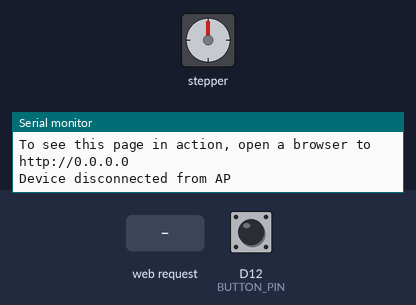
The sketch below on a simulated Arduino MKR. Shown: stepper motor, the last lines printed to the serial monitor. Inputs (shaded band) come from the test bench; at power-on: D12 (BUTTON_PIN) LOW. Stepper angles assume 1000 steps per turn.

Above: at 11.2 s.
11.3 s: HTTP request GET /start received
At 14.2 s:
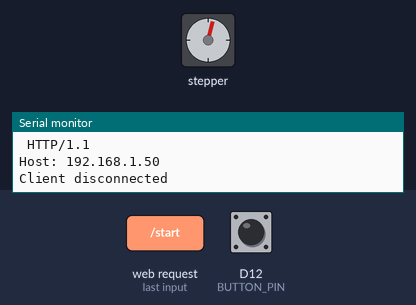
14.3 s: HTTP request GET /stop received
At 14.9 s:
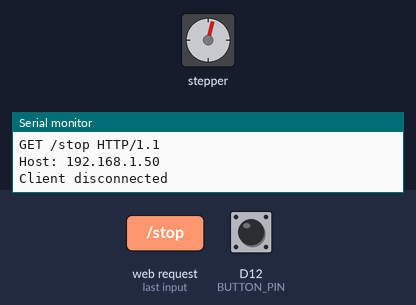
15.8 s: D12 (BUTTON_PIN) pulled HIGH for 0.15 s
At 18.23 s:
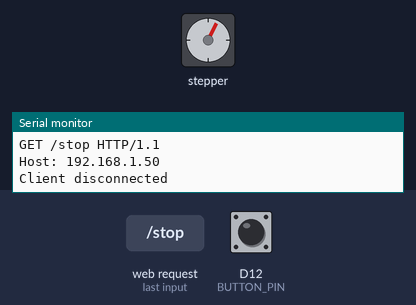
18.8 s: HTTP request GET /setSpeed?value= received
20.3 s: D12 (BUTTON_PIN) pulled HIGH for 1 s
At 21.78 s:
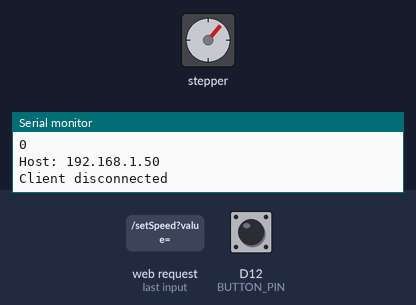
Timing chart, 0 to 34.0 s (numbered marks = the images above; inputs shaded):
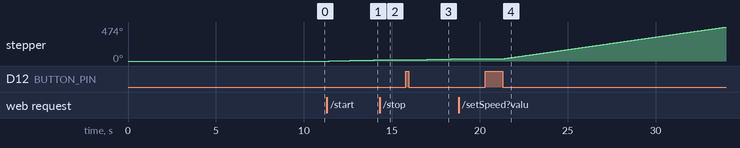

Measured:
- after the input at 11.3 s, stepper: keeps turning clockwise at about 5°/s, starting after 0.14 s
- after the input at 14.3 s, stepper: stops changing and stays 15°
- after the input at 15.8 s, stepper: keeps turning clockwise at about 5°/s, starting after 0.22 s
- after the input at 18.8 s, stepper: stops changing and stays 30°
- after the input at 20.3 s, stepper: keeps turning clockwise at about 35°/s, starting after 1.0 s

The sketch:

MotorControlViaWiFi_04.ino
```cpp
#include <Stepper.h>
#include <WiFiNINA.h>

const int stepsPerRevolution = 1000; // Anzahl der Schritte pro Umdrehung
#define BUTTON_PIN 12 // Taster-Pin

// Definieren Sie die Pins für den Schrittmotor
const int motorPins[4] = {8, 9, 10, 11};

// Erstellen Sie eine Instanz des Stepper-Objekts
Stepper myStepper(stepsPerRevolution, motorPins[0], motorPins[1], motorPins[2], motorPins[3]);

char ssid[] = "ArduinoAP";        // Your network SSID (name)
char pass[] = "testArduino25";    // Your network password

int status = WL_IDLE_STATUS;
WiFiServer server(80);
bool motorRunning = false;
int motorSpeed = 1;

void setup() {
    Serial.begin(9600);
    pinMode(BUTTON_PIN, INPUT);
    myStepper.setSpeed(motorSpeed); // Maximalgeschwindigkeit in Schritten pro Sekunde
    if (WiFi.status() == WL_NO_MODULE) {
        Serial.println("Communication with WiFi module failed!");
        while (true);
    }

    String fv = WiFi.firmwareVersion();
    if (fv < WIFI_FIRMWARE_LATEST_VERSION) {
        Serial.println("Please upgrade the firmware");
    }

    Serial.print("Creating access point named: ");
    Serial.println(ssid);

    status = WiFi.beginAP(ssid, pass);
    if (status != WL_AP_LISTENING) {
        Serial.println("Creating access point failed");
        while (true);
    }

    delay(10000); // wait for connection

    server.begin();
    printWiFiStatus();

}

void loop() {
     // Check the button state
    if (digitalRead(BUTTON_PIN) == HIGH) { // Button pressed
        delay(50); // debounce delay
        if (digitalRead(BUTTON_PIN) == HIGH) { // Check again after debounce
             motorRunning = !motorRunning;

            // Status ändern, um die AJAX-Anfragen richtig zu bedienen
            while (digitalRead(BUTTON_PIN) == HIGH); // Kurze Verzögerung, um die Schaltlogik abzukapseln
        }
    }

    // Update WiFi status
    if (status != WiFi.status()) {
        status = WiFi.status();
        if (status == WL_AP_CONNECTED) {
            Serial.println("Device connected to AP");
        } else {
            Serial.println("Device disconnected from AP");
        }
    }

    WiFiClient client = server.available(); // Listen for incoming clients

    if (client) { // If you get a client,
        Serial.println("New client");
        String currentLine = ""; // Hold incoming data from the client

        while (client.connected()) { // Loop while the client is connected
            if (client.available()) { // If there's bytes to read from the client,
                char c = client.read(); // Read a byte
                Serial.write(c); // Print it out the serial monitor

                if (c == '\n') { // If the byte is a newline character
                    // If currentLine is blank, send a response
                    if (currentLine.length() == 0) {
                        // Send an HTTP response header
                        client.println("HTTP/1.1 200 OK");
                        client.println("Content-type:text/html");
                        client.println();

                        // Send HTML page
                        client.println("<!DOCTYPE html><html><head><title>Step Motor Controller</title></head><body>");
                         client.println("<body>");
                        client.println("<h1>Step Motor Control</h1>");
                        client.println("<p>Set Motor Speed (steps/sec): <input type='text' id='motorSpeed' value='1'></p>");
                        client.println("<button onclick='setSpeed()'>Set Speed</button>");
                        client.println("<p id='errorMsg' style='color:red;'></p>"); // Fehlernachricht
                        client.println("<p>Click <a href=\"/start\">here</a> to start the motor</p>");
                        client.println("<p>Click <a href=\"/stop\">here</a> to stop the motor</p>");
                        client.println("Current motor status: ");
                        client.print(motorRunning ? "Running" : "Stopped");
                        client.println("</p>");

                        client.println("<script>");
                        client.println("function setSpeed() {");
                        client.println("  var xhr = new XMLHttpRequest();");
                        client.println("  var speed = document.getElementById('motorSpeed').value;");

                        client.println("  // Überprüfen, ob die Eingabe nur Zahlen enthält");
                        client.println("  if (!/^[0-9]+$/.test(speed)) {"); // Regular Expression für nur Ziffern
                        client.println("    document.getElementById('errorMsg').innerText = 'Bitte nur Zahlen eingeben.';");
                        client.println("    return; // Abbrechen, keine Anfrage senden");
                        client.println("  } else {");
                        client.println("    document.getElementById('errorMsg').innerText = ''; // Fehlernachricht zurücksetzen");
                        client.println("  }");

                        client.println("  xhr.open('GET', '/setSpeed?value=' + speed, true);");
                        client.println("  xhr.send();");
                        client.println("}");
                        client.println("</script>");

                        client.println("</body></html>");

                        break; // Exit the while loop
                    } else {
                        currentLine = ""; // Clear the current line
                    }
                } else if (c != '\r') {
                    currentLine += c;
                }

                // Process requests to start or stop the motor
                if (currentLine.endsWith("GET /start")) {
                    Serial.println("Read Start motor");
                    motorRunning = true; // Start the motor
                    // myStepper.step(1); // Move the motor one step
                    // delay(10); // Delay for smoother movement
                }
                if (currentLine.endsWith("GET /stop")) {
                    motorRunning = false; // Stop the motor
                }
                if (currentLine.startsWith("GET /setSpeed?value=")) {
                    // Extrahieren Sie die Geschwindigkeit aus der Anfrage
                    Serial.println("Read speed");
                    motorRunning = false;
                    int valueStartIndex = currentLine.indexOf('=') + 1; // Erhalte den Index nach '='
                    String speedString = currentLine.substring(valueStartIndex); // Hole den Rest der Zeile
                    Serial.println("ausgelesener Substring:");
                    Serial.println(speedString);
                    motorSpeed = speedString.toInt(); // Konvertieren Sie die Geschwindigkeit in eine ganze Zahl
                    Serial.println("MotorSpeed:");
                    Serial.println(motorSpeed);
                    myStepper.setSpeed(motorSpeed); // Setzen Sie die neue Geschwindigkeit für den Motor
                }
            }
        }
        client.stop(); // Close the client connection
        Serial.println("Client disconnected");
    }

    // Motorsteuerung basierend auf motorRunning
    if (motorRunning) {
        myStepper.step(1); // Move the motor one step
        delay(10); // Delay for smoother movement
    }


}


void printWiFiStatus() {
    Serial.print("SSID: ");
    Serial.println(WiFi.SSID());

    IPAddress ip = WiFi.localIP();
    Serial.print("IP Address: ");
    Serial.println(ip);

    Serial.print("To see this page in action, open a browser to http://");
    Serial.println(ip);
}
```
